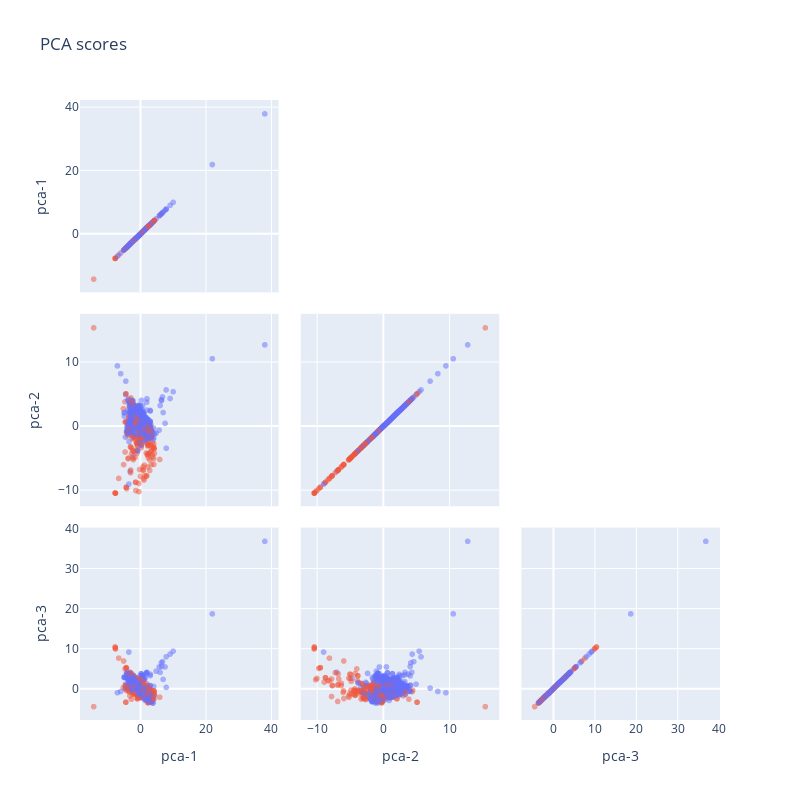

The notebook cell saved with this chart:
### Code cell
fig = go.Figure(data=go.Splom(dimensions=vars,
                              marker=dict(color=opt_color,opacity=.5),
                              showupperhalf=False,
                              hovertemplate = hovertemplate,
                              customdata  = customdata
                             )
               )


fig.update_layout(
    title='PCA scores',
    width=800,
    height=800,
)

fig.show()

### Figure 1 — Plotly figure (JSON) as saved in the notebook; plotly's stock layout.template omitted (floating-point values rounded to 4 significant figures; data arrays with more than 128 entries replaced by an {"elided": "..."} marker saying what was removed)
{"data": [{"customdata": {"elided": "787x8 mixed values"}, "dimensions": [{"label": "pca-1", "values": {"elided": "787 float values"}}, {"label": "pca-2", "values": {"elided": "787 float values"}}, {"label": "pca-3", "values": {"elided": "787 float values"}}], "hovertemplate": "<b>pca-1</b>: %{customdata[0]}<br><b>pca-2</b>: %{customdata[1]}<br><b>pca-3</b>: %{customdata[2]}<br><b>index</b>: %{customdata[3]}<br><b>Run_Execution</b>: %{customdata[4]}<br><b>Run_Performance</b>: %{customdata[5]}<br><b>Product_Produced__g</b>: %{customdata[6]}<br><b>Titer_End__g_over_kg</b>: %{customdata[7]}<br>", "marker": {"color": {"elided": "787 str values"}, "opacity": 0.5}, "showupperhalf": false, "type": "splom"}], "layout": {"height": 800, "title": {"text": "PCA scores"}, "width": 800, "xaxis": {"autorange": true, "range": [-18.49, 42.2], "type": "linear"}, "xaxis2": {"autorange": true, "range": [-12.48, 17.51], "type": "linear"}, "xaxis3": {"autorange": true, "range": [-7.753, 40.18], "type": "linear"}, "yaxis": {"autorange": true, "range": [-18.53, 42.24], "type": "linear"}, "yaxis2": {"autorange": true, "range": [-12.5, 17.53], "type": "linear"}, "yaxis3": {"autorange": true, "range": [-7.787, 40.22], "type": "linear"}}}
